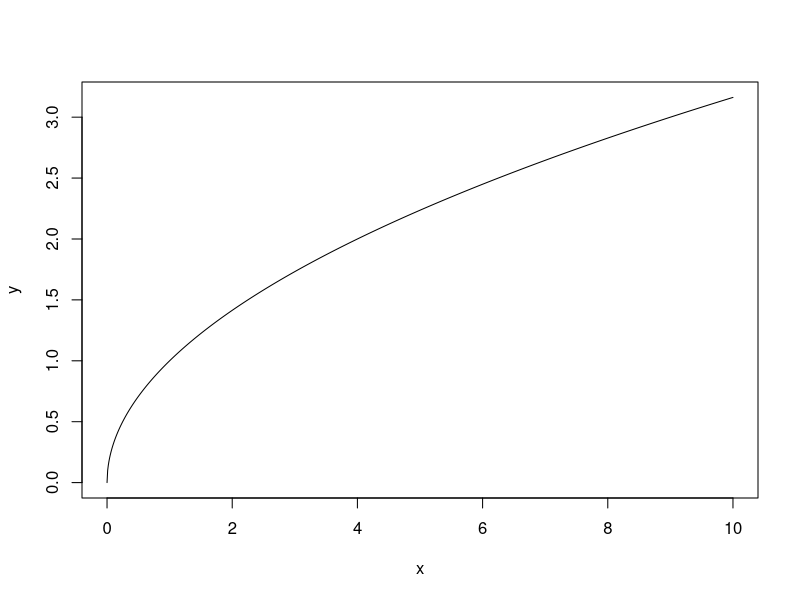
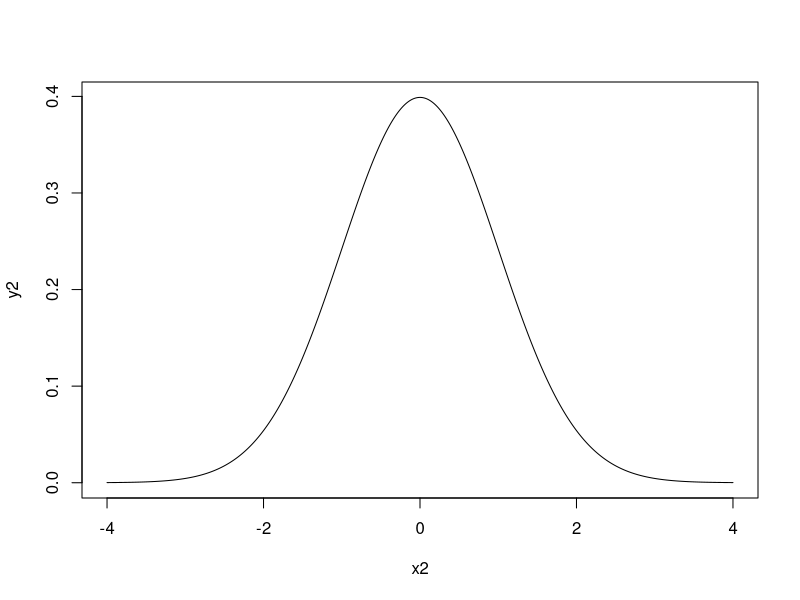
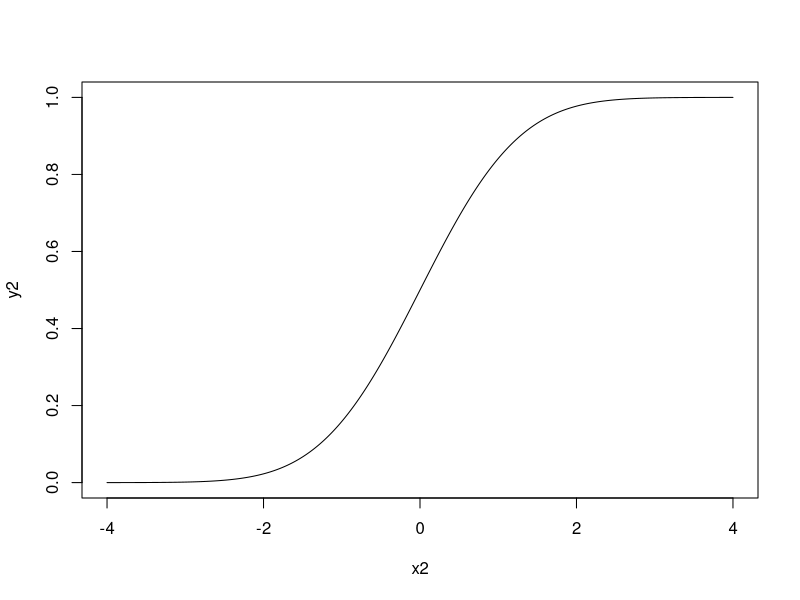

Source code (R) for these figures, in order:
#Sketch some graphs
x <- seq(0,10,0.01)
y = sqrt(x)
plot(x,y,type="l")

#Problem 10 on Review Questions

z <- (120 - 100)/15
pnorm(z)

z2 <- (180 - 100)/15
pnorm(z2)
ans <- 1 - pnorm(z2)

#examples of some graphs
x2 <- seq(-4, 4, 0.01)
y2 = dnorm(x2)
plot(x2,y2,type="l")

x2 <- seq(-4, 4, 0.01)
y2 = pnorm(x2)
plot(x2,y2,type="l")

#test for commit 3

